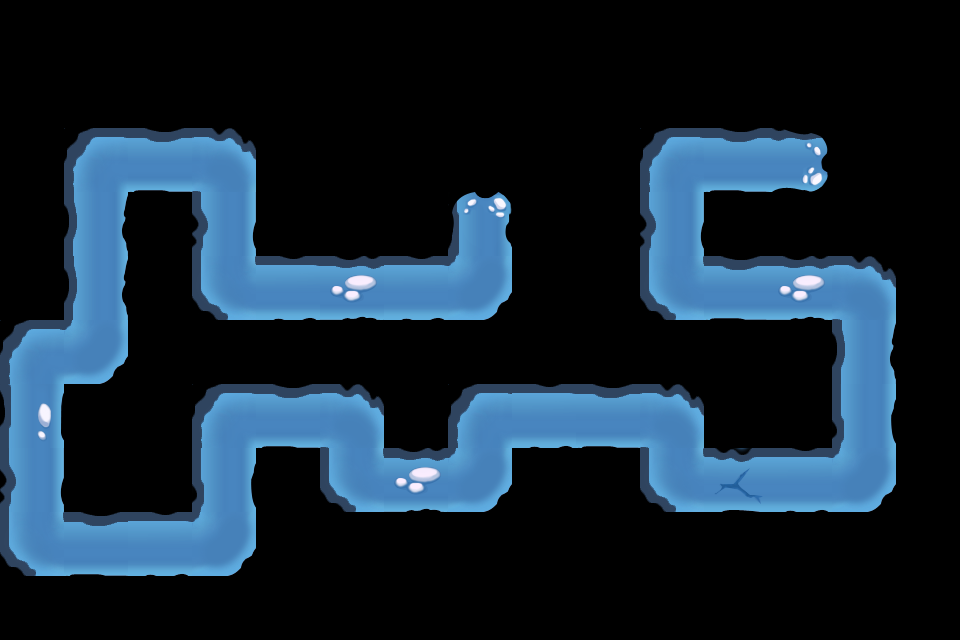

A level layout from a 2D game, rendered from its tile map. Below: a short description, then the map file with tile-grid data replaced by summaries:
An orthogonal 15x10 tile map with 64x64 px tiles, 1 tile layer (Map_Road_Snowfield) and 59 objects.

<map version="1.0" orientation="orthogonal" width="15" height="10" tilewidth="64" tileheight="64">
 <tileset firstgid="1" name="Map_Road_Snowfield" tilewidth="64" tileheight="64">
  <image source="Map_Road_Snowfield.png" width="320" height="256" />
 </tileset>
 <layer name="Map_Road_Snowfield" width="15" height="10">
  <data>[150 cells, 45 non-empty, 14 distinct tile ids]</data>
 </layer>
 <objectgroup color="#55ff00" name="path" width="15" height="10">
  <object x="802" y="160" />
  <object x="673" y="161" />
  <object x="674" y="290" />
  <object x="865" y="291" />
  <object x="869" y="484" />
  <object x="676" y="481" />
  <object x="675" y="417" />
  <object x="482" y="418" />
  <object x="485" y="482" />
  <object x="356" y="480" />
  <object x="355" y="417" />
  <object x="225" y="418" />
  <object x="230" y="545" />
  <object x="33" y="545" />
  <object x="32" y="353" />
  <object x="102" y="353" />
  <object x="99" y="161" />
  <object x="228" y="161" />
  <object x="226" y="289" />
  <object x="481" y="286" />
  <object x="482" y="226" />
 </objectgroup>
 <objectgroup color="#000000" name="blocked" width="15" height="10">
  <object x="484" y="100" />
  <object x="547" y="99" />
  <object x="548" y="163" />
  <object x="484" y="158" />
 </objectgroup>
 <objectgroup color="#00ffff" name="tower" width="15" height="10">
  <properties>
   <property name="id" value="41001" />
   <property name="sizeH" value="2" />
   <property name="sizeW" value="2" />
  </properties>
  <object x="738" y="354" />
 </objectgroup>
 <objectgroup color="#ff0000" name="teemo" width="15" height="10">
  <properties>
   <property name="id" value="1" />
   <property name="sizeH" value="2" />
   <property name="sizeW" value="2" />
  </properties>
  <object x="484" y="99" />
 </objectgroup>
 <objectgroup color="#aa00ff" name="random" width="15" height="10">
  <properties>
   <property name="sizeH" value="2" />
   <property name="sizeW" value="2" />
  </properties>
  <object x="290" y="159" />
 </objectgroup>
 <objectgroup color="#ffffff" name="item" width="15" height="10">
  <properties>
   <property name="id" value="20013" />
   <property name="sizeH" value="1" />
   <property name="sizeW" value="1" />
  </properties>
  <object x="418" y="162" />
  <object x="162" y="222" />
 </objectgroup>
 <objectgroup color="#ffffff" name="item" width="15" height="10">
  <properties>
   <property name="id" value="20014" />
   <property name="sizeH" value="1" />
   <property name="sizeW" value="1" />
  </properties>
  <object x="803" y="97" />
  <object x="547" y="225" />
  <object x="932" y="353" />
  <object x="931" y="547" />
  <object x="160" y="290" />
 </objectgroup>
 <objectgroup color="#ffffff" name="item" width="15" height="10">
  <properties>
   <property name="id" value="20015" />
   <property name="sizeH" value="1" />
   <property name="sizeW" value="1" />
  </properties>
  <object x="609" y="99" />
  <object x="738" y="545" />
  <object x="675" y="354" />
  <object x="482" y="544" />
  <object x="32" y="98" />
  <object x="290" y="97" />
  <object x="356" y="353" />
 </objectgroup>
 <objectgroup color="#00aaff" name="item" width="15" height="10">
  <properties>
   <property name="id" value="20016" />
   <property name="sizeH" value="1" />
   <property name="sizeW" value="2" />
  </properties>
  <object x="801" y="545" />
  <object x="355" y="544" />
  <object x="163" y="95" />
  <object x="160" y="352" />
 </objectgroup>
 <objectgroup color="#00aaff" name="item" width="15" height="10">
  <properties>
   <property name="id" value="20017" />
   <property name="sizeH" value="1" />
   <property name="sizeW" value="2" />
  </properties>
  <object x="802" y="224" />
  <object x="673" y="97" />
  <object x="355" y="97" />
  <object x="419" y="354" />
 </objectgroup>
 <objectgroup color="#0055ff" name="item" width="15" height="10">
  <properties>
   <property name="id" value="20018" />
   <property name="sizeH" value="2" />
   <property name="sizeW" value="1" />
  </properties>
  <object x="929" y="225" />
  <object x="610" y="160" />
  <object x="930" y="416" />
  <object x="288" y="479" />
  <object x="33" y="160" />
 </objectgroup>
 <objectgroup color="#ffaa00" name="item" width="15" height="10">
  <properties>
   <property name="id" value="20019" />
   <property name="sizeH" value="2" />
   <property name="sizeW" value="2" />
  </properties>
  <object x="97" y="418" />
 </objectgroup>
 <objectgroup color="#ffaa00" name="item" width="15" height="10">
  <properties>
   <property name="id" value="20020" />
   <property name="sizeH" value="2" />
   <property name="sizeW" value="2" />
  </properties>
  <object x="548" y="480" />
 </objectgroup>
 <objectgroup color="#ffaa00" name="item" width="15" height="10">
  <properties>
   <property name="id" value="20021" />
   <property name="sizeH" value="2" />
   <property name="sizeW" value="2" />
  </properties>
  <object x="548" y="289" />
 </objectgroup>
 <objectgroup color="#ff00ff" name="item" width="15" height="10">
  <properties>
   <property name="id" value="20022" />
   <property name="sizeH" value="2" />
   <property name="sizeW" value="2" />
  </properties>
  <object x="867" y="95" />
 </objectgroup>
</map>
